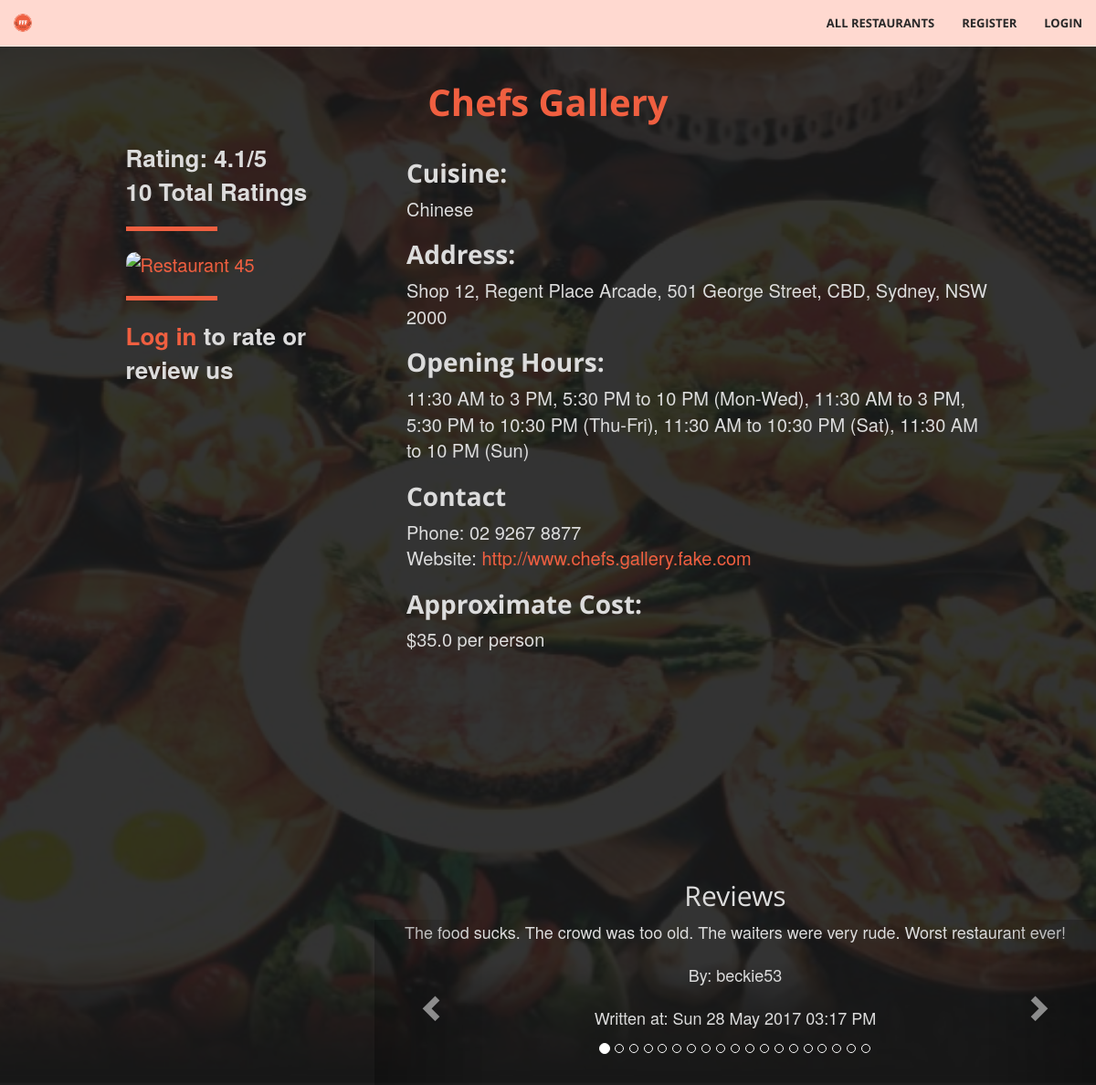
/restaurant/45, run on the app's committed database.
### tables this page shows
CREATE TABLE Restaurants (
				id			INTEGER not null unique,
				name		TEXT not null,
				suburb	TEXT not null,
				address	TEXT not null,
				postcode INTEGER not null,
				phone		TEXT,
				hours		TEXT, -- business hours; varying format
				cuisine	TEXT not null,
				owner		TEXT,
				website	TEXT not null check (website like 'http%://_%'),
				cost		FLOAT not null, -- average cost per person
				image		TEXT check (image like 'http%://_%'),
				PRIMARY KEY (id),
				FOREIGN KEY (owner) REFERENCES Users(username)
			);

CREATE TABLE Reviews (
				id				INTEGER unique not null,
				user			TEXT not null,
				restaurant	INTEGER not null,
				review		TEXT not null,
				timestamp	DATE not null,
				reported		INTEGER not null check (reported == 0 || reported == 1),
				PRIMARY KEY (user, restaurant), -- one review per user per restaurant
				FOREIGN KEY (user) REFERENCES Users(username),
				FOREIGN KEY (restaurant) REFERENCES Restaurants(id)
	);

### fff.py (the view, shortened to what this page needs)
@app.route('/restaurant/<path:rest_id>', methods=['GET', 'POST'])
def restaurant_page(rest_id):
    conn = sqlite3.connect('data.db')
    c = conn.cursor()
    r = db_interface.get_restaurant_by_id(c, id=rest_id)
    if r:
        reviews = db_interface.get_reviews(c, rest_id)
        already_reviewed = False
        already_rated = False
        user_rating = 0
        if 'username' in session:
            already_reviewed = db_interface.already_reviewed_restaurant(c, rest_id, session['username'])
            already_rated = db_interface.already_rated_restaurant(c, rest_id, session['username'])
            if already_rated:
                user_rating = db_interface.find_user_rating(c, session['username'], rest_id)
        if request.method == 'GET':
            return render_template('restaurant.html', restaurant=r, logged_in=('username' in session),
                                   reviews=reviews, already_reviewed=already_reviewed, already_rated = already_rated,
                                   user_rating=user_rating)
    else:
        flash('Restaurant not found!')
        return redirect(url_for('restaurants_page'))

### classes.py (called while the page is built)
	def get_id(self): # Does not require setter
		return self.id

	def get_name(self):
		return self.name

	def get_address(self):
		return self.address

	def get_cuisine(self):
		return self.cuisine

	def get_phone(self):
		return self.phone

	def get_hours(self):
		return self.hours

	def get_rating(self):
		return self.rating

	def get_numRating(self):
		return self.numRating

	def get_website(self):
		return self.website

	def get_cost(self):
		return self.cost

	def get_image(self):
		return self.image

	def get_user(self):
		return self.user

	def get_review(self):
		return self.review

	def get_timestamp(self):
		return self.timestamp

### db_interface.py (called while the page is built)
def get_restaurant_by_id(c, id):
	c.execute("""SELECT * FROM Restaurants WHERE ID=?""", (id, ))
	res = c.fetchone()
	if res:
		 r = Restaurant(
				id=res[0],
				name=res[1],
				suburb=res[2],
				address=res[3],
				postcode=res[4],
				phone=res[5],
				hours=res[6],
				cuisine=res[7],
				owner=res[8],
				website=res[9],
				cost=res[10],
				image=res[11],
				rating=find_average_rating(c, res[0]),
				numRating=find_number_rating(c, res[0])
		 )
		 return r

def find_average_rating(c, i):
	ratings = c.execute("SELECT rating FROM Ratings WHERE restaurant=?", (i, )).fetchall()
	ratings = [r[0] for r in ratings]
	avg = average(ratings)
	if avg == -1:
		 return 0 #this needs to be a number
	return avg

def find_number_rating(c, i):
	r = c.execute("SELECT COUNT(*) FROM Ratings WHERE restaurant=?", (i, )).fetchone()
	return r[0]

def get_reviews(c, restaurant_id):
	results = []
	c.execute("SELECT * FROM Reviews WHERE restaurant=?", (restaurant_id, ))
	for review in c.fetchall():
		 r = Review(
				id=review[0],
				user=review[1],
				review=review[3],
				timestamp=datetime.datetime.strptime(review[4], "%Y-%m-%d %H:%M:%S.%f"),
				reported=review[5]
		 )
		 results.append(r)
	return results

### fff.py (called while the page is built)
@app.context_processor
def utility_processor():
    def is_admin(user):
        conn = sqlite3.connect('data.db')
        c = conn.cursor()
        is_ad = c.execute('SELECT admin FROM Users where username="%s"' % user).fetchone()[0]
        if is_ad == 0:
            return False
        else:
            return True
    return dict(is_admin=is_admin)

### helpers_fff.py (called while the page is built)
def average(arr):  # Calculates average value of an array
    total = 0
    i = 0
    while i < len(arr):
        total += arr[i]
        i += 1
    if i == 0:
        return -1
    else:
        return round(total/i, 1)

### templates/restaurant.html (shortened to what this page needs)
{% extends "base.html" %}
{% block body %}
<header>
  <div class="restaurants">
    <div class="row">
      <br/>
   		<div class="row">
           <div class ="restaurants-heading">
             <h1>{{ restaurant.get_name() }} </h1>
	  	     </div>
         </div>
      <div class="col-xs-3 col-xs-offset-1">
        <div class ="restaurants-listing-box">
          <div class="restaurants-listing">
            {% if restaurant.get_rating() == 0 %}
				  <b> Unrated </b> <br>
            {% elif restaurant.get_numRating() == 1 %}
				  <b> Rating: {{ restaurant.get_rating() }}/5 </b> <br>
              <b>{{ restaurant.get_numRating() }} Rating</b>
            {% else %}
				  <b> Rating: {{ restaurant.get_rating() }}/5 </b> <br>
              <b>{{ restaurant.get_numRating() }} Total Ratings</b>
            {% endif %}
            <hr align= "left">
            <a href="{{ url_for('restaurant_page', rest_id = restaurant.get_id()) }}"><img src="{{ restaurant.get_image() }}" alt="Restaurant {{ restaurant.get_id() }}" height ="300" width="440"></a> </br>
              {% if logged_in %}
                <h2>Rate us</h2>
                <form method="POST">
                  <fieldset class="rating">
                    <input type="radio" id="star5" name="rating" value="5" />
                    <label class = "full" for="star5" title="Amazing - 5 stars"></label>
                    <input type="radio" id="star4half" name="rating" value="4.5" />
                    <label class="half" for="star4half" title="4.5 stars"></label>
                    <input type="radio" id="star4" name="rating" value="4" />
                    <label class = "full" for="star4" title="Very good - 4 stars"></label>
                    <input type="radio" id="star3half" name="rating" value="3.5" />
                    <label class="half" for="star3half" title="3.5 stars"></label>
                    <input type="radio" id="star3" name="rating" value="3" />
                    <label class = "full" for="star3" title="Average - 3 stars"></label>
                    <input type="radio" id="star2half" name="rating" value="2.5" />
                    <label class="half" for="star2half" title="2.5 stars"></label>
                    <input type="radio" id="star2" name="rating" value="2" />
                    <label class = "full" for="star2" title="Below average - 2 stars"></label>
                    <input type="radio" id="star1half" name="rating" value="1.5" />
                    <label class="half" for="star1half" title="1.5 stars"></label>
                    <input type="radio" id="star1" name="rating" value="1" />
                    <label class = "full" for="star1" title="Not great - 1 star"></label>
                    <input type="radio" id="starhalf" name="rating" value="0.5" />
                    <label class="half" for="starhalf" title="0.5 stars"></label>
                  </fieldset>
                  {% if already_rated %}
                  {%  endif  %}
                    <br>
                    <hr align = "left">
                  <input type="submit" value="Submit" class="btn btn-primary">
                </form>
                <hr>
              {%else%}
              <hr align= "left">
              <b><a class="page-scroll" href="{{ url_for('login') }}" target="_blank">Log in</a> to rate or review us</b>
              {% endif %}
          </div>
        </div>
      </div>
      <div class="col-xs-7">
        <div class="restaurants-listing">
          <h2>Cuisine:</h2>
          {{ restaurant.get_cuisine() }} <br/>
          <h2>Address:</h2>
          {{ restaurant.get_address() }} <br/>
          <h2>Opening Hours:</h2>
          {{ restaurant.get_hours() }} <br/>
          <h2>Contact </h2>
          Phone: {{ restaurant.get_phone() }} <br/>
          Website: <a href="{{ restaurant.get_website() }}" target="_blank">{{ restaurant.get_website() }}</a> <br/>
          <h2>Approximate Cost:</h2>
          ${{restaurant.get_cost()}} per person <br/> <br/>
        </div>
      </div>
    </div>
    <div class="row">
      <div class="col-xs-3 col-xs-offset-1">
      </div>
      <div class="col-xs-8">
        <h2>Reviews</h2>
        <div id="carousel-reviews" class="carousel slide" data-ride="carousel">
          <div class="row">
            <div class="carousel-inner" role="listbox">
              {% if reviews|length == 0 %}
                 <p>No reviews yet!</p>
              {% else %}
              {% for i in range(reviews|length) %}
                {% if i == 0 %}
                  <div class="item active">
                {% else %}
                  <div class="item">
                {% endif %}
                  <p>{{ reviews[i].get_review() }}</p>
                  <p>By: {{ reviews[i].get_user() }}</p>
                  <p>Written at: {{ reviews[i].get_timestamp().strftime('%a %d %b %Y %I:%M %p') }}</p>
                  <br/>
                  <br/>
                </div>
              {% endfor %}
              {% endif %}
            </div>
            <a class="left carousel-control" href="#carousel-reviews" role="button" data-slide="prev">
              <span class="glyphicon glyphicon-chevron-left" aria-hidden="true"></span>
            </a>
            <a class="right carousel-control" href="#carousel-reviews" role="button" data-slide="next">
              <span class="glyphicon glyphicon-chevron-right" aria-hidden="true"></span>
            </a>
          </div>
          <div class="row">
            <ol class="carousel-indicators">
              {% for i in range(reviews|length) %}
                {% if i == 0 %}
                  <li data-target="#carousel-reviews" data-slide-to="{{ i }}" class="active"></li>
                {% else %}
                  <li data-target="#carousel-reviews" data-slide-to="{{ i }}"></li>
                {% endif %}
              {% endfor %}
            </ol>
          </div>
        </div>
      </div>
    </div>
  </div>
</header>
{% endblock %}

### templates/base.html (shortened to what this page needs)
<!DOCTYPE html>
<html lang="en">
    <head>
        <link href="{{ url_for('static', filename='vendor/bootstrap/css/bootstrap.min.css') }}" rel="stylesheet" type="text/css">
        <link href="{{ url_for('static', filename='vendor/font-awesome/css/font-awesome.min.css') }}" rel="stylesheet" type="text/css">
        <link href="{{ url_for('static', filename='vendor/bootstrap/css/bootstrap-select.min.css') }}" rel="stylesheet" type="text/css">
        <link href="{{ url_for('static', filename='fonts/open_sans.css') }}" rel="stylesheet" type="text/css">
        <link href="{{ url_for('static', filename='css/fff.css') }}" rel="stylesheet" type="text/css">
        <link href="{{ url_for('static', filename='css/ratings.css') }}" rel="stylesheet" type="text/css">
    </head>
    <body>
      <div class="row">
        <nav id="mainNav" class="navbar navbar-default navbar-fixed-top">
          <div class="container-fluid">
            <div class="navbar-header">
              <a class="navbar-brand page-scroll" href="{{ url_for('home_page') }}"><img src = "{{ url_for('static', filename='img/FFF.png') }}"></a>
            </div>
            <div class="collapse navbar-collapse" id="bs-example-navbar-collapse-1">
              <ul class="nav navbar-nav navbar-right">
                <li>
                    <a class="page-scroll" href="{{ url_for('restaurants_page') }}">All Restaurants</a>
                </li>
                <li>
                  {% if session['logged_in'] != True %}
                    <a class="page-scroll" href="{{ url_for('register') }}">Register</a>
                  {% endif %}
                </li>
                <li>
                  {% if session['logged_in'] == True %}
                    <a class="page-scroll" href="{{ url_for('logout') }}">Logout</a>
                  {% else %}
                    <a class="page-scroll" href="{{ url_for('login') }}">Login</a>
                  {% endif %}
                </li>
              </ul>
            </div>
          </div>
        </nav>
      </div>
      {% block body %}
      {% endblock %}
    </body>
</html>

### static/css/fff.css (style rules this page uses)
html, body { height: 100%; width: 100%; }
body { font-family: 'Josefin Sans', 'Helvetica Neue', Arial, sans-serif; }
hr { border-color: #F05F40; border-width: 5px; max-width: 100px; }
a { -webkit-transition: all 0.35s; -moz-transition: all 0.35s; transition: all 0.35s; color: #F05F40; }
h1, h2, h3, h4, h5, h6 { font-family: 'Open Sans', 'Helvetica Neue', Arial, sans-serif; }
p { font-size: 18px; line-height: 1.5; margin-bottom: 20px; }
.navbar-default { background-color: white; border-color: rgba(34, 34, 34, 0.05); font-family: 'Open Sans', 'Helvetica Neue', Arial, sans-serif; -webkit-transition: all 0.35s; -moz-transition: all 0.35s; transition: all 0.35s; }
.navbar-default .navbar-header .navbar-brand { color: #F05F40; font-family: 'Open Sans', 'Helvetica Neue', Arial, sans-serif; font-weight: 700; text-transform: uppercase; }
.navbar-default .nav > li > a, .navbar-default .nav > li > a:focus { text-transform: uppercase; font-weight: 700; font-size: 13px; color: #222222; }
@media (min-width: 768px) { .navbar-default { background-color: #ffd9d0; border-color: rgba(255, 255, 255, 0.3); } }
@media (min-width: 768px) { .navbar-default .navbar-header .navbar-brand { color: rgb(40,40,40); } }
@media (min-width: 768px) { .navbar-default .nav > li > a, .navbar-default .nav > li > a:focus { color: rgb(40,40,40); } }
header { position: relative; min-height: auto; -webkit-background-size: cover; -moz-background-size: cover; background-size: cover; background-attachment: fixed; -o-background-size: cover; background-position: center; background-image: url('../img/FFFBackground.jpg'); text-align: center; color: rgb(220,220,220); }
@media (min-width: 768px) { header { min-height: 100%; } }
body { webkit-tap-highlight-color: #222222; }
.restaurants { position: relative; overflow: auto; background-color: rgba(0, 0, 0, 0.8); margin-top: 50px; }
.restaurants .restaurants-listing { text-align: left; font-size:20px; padding: 10px; margin-left: 25px; height: 100vh; }
.restaurants .restaurants-heading h1 { font-size: 40px; color: #F05F40; font-weight: bold; }
.restaurants .restaurants-listing h2 { font-weight: bold; font-size:28px; }
.restaurants .restaurants-listing b { font-weight: none; font-size: 26px; }
img { max-height: 100%; max-width: 100%; border-radius: 10px; }
.collapse li a { color: white; }

### templates/base.html (style rules this page uses)
a { opacity:1; transition:opacity 0ms; }

### data on the page
Restaurants: get_name "Chefs Gallery", get_cuisine "Chinese", get_address "Shop 12, Regent Place Arcade, 501 George Street, CBD, Sydney, NSW 2000", get_hours "11:30 AM to 3 PM, 5:30 PM to 10 PM (Mon-Wed), 11:30 AM to 3 PM, 5:30 PM to 10:30 PM (Thu-Fri), 11:30 AM to 10:30 PM (Sat), 11:30 AM to 10 PM (Sun)", get_phone "02 9267 8877", get_website "http://www.chefs.gallery.fake.com", get_cost "35.0"
Reviews: review "The food sucks. The crowd was too old. The waiters were very rude. Worst restaurant ever!", user "beckie53"

### other printed values
{{ restaurant.get_rating() }} "4.1"
{{ restaurant.get_numRating() }} "10"
{{ reviews[i].get_timestamp().strftime('%a %d %b %Y %I:%M %p') }} "Sun 28 May 2017 03:17 PM"
